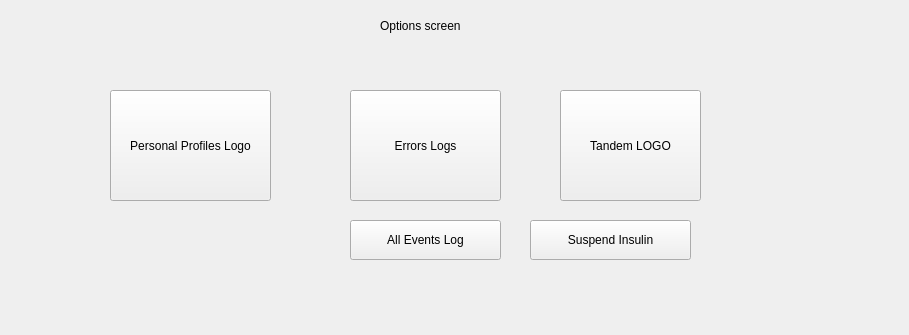
<?xml version="1.0" encoding="UTF-8"?>
<ui version="4.0">
 <class>OptionsScreen</class>
 <widget class="QWidget" name="OptionsScreen">
  <property name="geometry">
   <rect>
    <x>0</x>
    <y>0</y>
    <width>909</width>
    <height>335</height>
   </rect>
  </property>
  <property name="windowTitle">
   <string>Form</string>
  </property>
  <widget class="QLabel" name="label">
   <property name="geometry">
    <rect>
     <x>380</x>
     <y>10</y>
     <width>211</width>
     <height>31</height>
    </rect>
   </property>
   <property name="text">
    <string>Options screen</string>
   </property>
  </widget>
  <widget class="QPushButton" name="homeButton">
   <property name="geometry">
    <rect>
     <x>560</x>
     <y>90</y>
     <width>141</width>
     <height>111</height>
    </rect>
   </property>
   <property name="text">
    <string>Tandem LOGO</string>
   </property>
  </widget>
  <widget class="QPushButton" name="personalProfilesButton">
   <property name="geometry">
    <rect>
     <x>110</x>
     <y>90</y>
     <width>161</width>
     <height>111</height>
    </rect>
   </property>
   <property name="text">
    <string>Personal Profiles Logo</string>
   </property>
  </widget>
  <widget class="QPushButton" name="pushButton">
   <property name="geometry">
    <rect>
     <x>350</x>
     <y>90</y>
     <width>151</width>
     <height>111</height>
    </rect>
   </property>
   <property name="text">
    <string>Errors Logs</string>
   </property>
  </widget>
  <widget class="QPushButton" name="eventLogButton">
 <property name="geometry">
  <rect>
   <x>350</x>
   <y>220</y>
   <width>151</width>
   <height>40</height>
  </rect>
 </property>
 <property name="text">
  <string>All Events Log</string>
 </property>
</widget>

<widget class="QPushButton" name="toggleInsulinButton">
 <property name="geometry">
  <rect>
   <x>530</x>
   <y>220</y>
   <width>161</width>
   <height>40</height>
  </rect>
 </property>
 <property name="text">
  <string>Suspend Insulin</string>
 </property>
</widget>


 </widget>
 <resources/>
 <connections/>
</ui>
